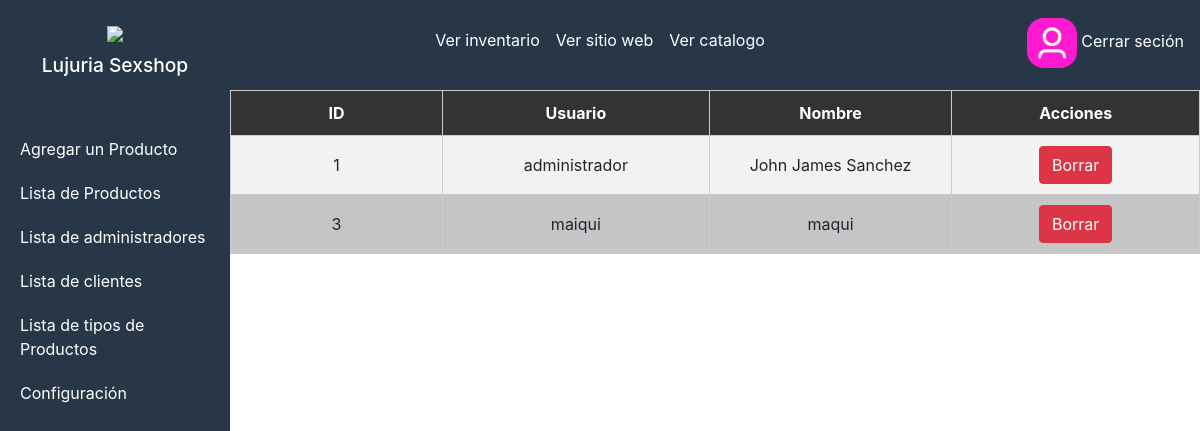
The app's page /administrador/seccion/lista-administradores.php with its own data.
### tables this page shows
CREATE TABLE `tlb_usuario_admin` (
  `usuario_admin_id` int(11) NOT NULL,
  `usuario_admin` varchar(30) NOT NULL,
  `usuario_admin_contrasena` varchar(30) NOT NULL,
  `usuario_admin_nombre` varchar(50) NOT NULL
);

### administrador/seccion/lista-administradores.php (the view, shortened to what this page needs)
<?php
include("../../administrador\seccion/template-sections\barra-vertical.php");
include("../config/db.php");
try {
    $sentenciaSQL = $conexion->prepare("SELECT * FROM tlb_usuario_admin");
    $sentenciaSQL->execute();
    $lista_admin = $sentenciaSQL->fetchAll(PDO::FETCH_ASSOC);
} catch(PDOException $e) {
    echo "Error en la consulta: " . $e->getMessage();
}
usort($lista_admin, 'compararPorAdminID');
?>
<head>
    <link rel="stylesheet" href="../../administrador\css\lista_admin_styles.css">
</head>
<body>
    <div class="contenido_tabla">
        <div class="tabla">
            <table class="table-custom">
                <thead>
                    <tr>
                        <th>ID</th>
                        <th>Usuario</th>
                        <th>Nombre</th>
                        <th>Acciones</th>
                    </tr>
                </thead>
                <tbody class="contenido">
                    <?php foreach($lista_admin as $admin) { ?>
                    <tr>
                        <td><?php echo $admin['usuario_admin_id']; ?></td>
                        <td><?php echo $admin['usuario_admin']; ?></td>
                        <td><?php echo $admin['usuario_admin_nombre']; ?></td>
                        <td>
                            <form method="post">
                                <input type="submit" name="accion" value="Borrar" class="btn btn-danger"/>
                            </form>
                        </td>
                    </tr>
                    <?php } ?>
                </tbody>
            </table>
        </div>
    </div>
</body>

### administrador/css/lista_admin_styles.css (style rules this page uses)
.contenido_tabla { width: 100%; height: 550px; display: flex; overflow: auto; top: 0; }
.contenido_tabla th { width: 500px; overflow: hidden; text-overflow: ellipsis; }
.tabla { width: 100%; margin-left: 230px; text-align: center; }
.table-custom { border-collapse: collapse; background-color: rgba(65, 65, 76, 0.307); }
.table-custom th, .table-custom td { padding: 10px; border: 1px solid #ccc; }
.table-custom thead tr { background-color: #333; color: #fff; text-align: center; }
.table-custom th { margin: 5px; }
.table-custom tbody tr:nth-child(odd) { background-color: #f2f2f2; }

### records on screen
tlb_usuario_admin: usuario_admin_id "1", usuario_admin "administrador", usuario_admin_nombre "John James Sanchez"
tlb_usuario_admin: usuario_admin_id "3", usuario_admin "maiqui", usuario_admin_nombre "maqui"
